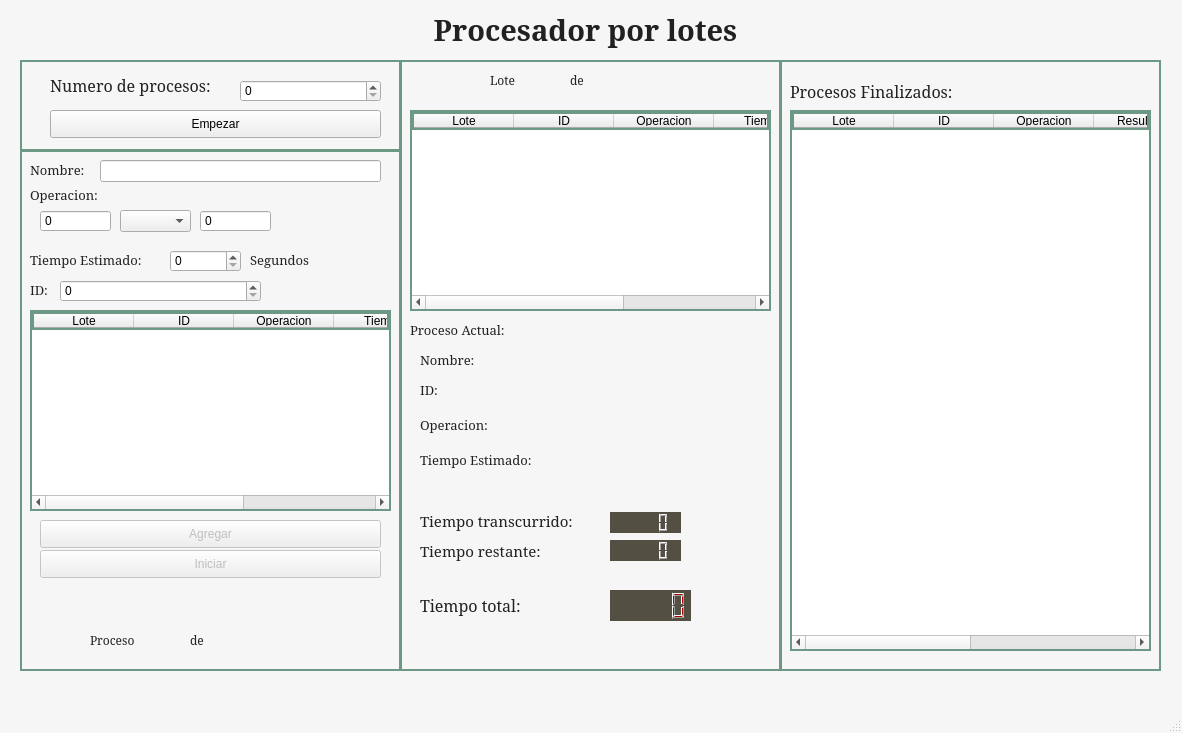
<?xml version="1.0" encoding="UTF-8"?>
<ui version="4.0">
 <class>MainWindow</class>
 <widget class="QMainWindow" name="MainWindow">
  <property name="geometry">
   <rect>
    <x>0</x>
    <y>0</y>
    <width>1182</width>
    <height>733</height>
   </rect>
  </property>
  <property name="minimumSize">
   <size>
    <width>1182</width>
    <height>733</height>
   </size>
  </property>
  <property name="maximumSize">
   <size>
    <width>1182</width>
    <height>733</height>
   </size>
  </property>
  <property name="windowTitle">
   <string>Simular el Procesamiento por Lotes</string>
  </property>
  <property name="windowIcon">
   <iconset>
    <normaloff>../assets/icon/batch.png</normaloff>../assets/icon/batch.png</iconset>
  </property>
  <property name="styleSheet">
   <string notr="true">QMainWindow
{
    background-color: #F6F6F6;
}
QFrame
{
	border: 2px solid #6D9886;
}
QLabel
{
	color: #212121;
	border: 0px;
	font-family: constantia;
}
QLCDNumber
{
	border: 0px;
	color: rgb(170, 0, 0);
}</string>
  </property>
  <widget class="QWidget" name="centralwidget">
   <widget class="QLabel" name="Titulo">
    <property name="geometry">
     <rect>
      <x>200</x>
      <y>10</y>
      <width>771</width>
      <height>41</height>
     </rect>
    </property>
    <property name="font">
     <font>
      <family>constantia</family>
      <pointsize>18</pointsize>
      <weight>75</weight>
      <bold>true</bold>
     </font>
    </property>
    <property name="text">
     <string>&lt;html&gt;&lt;head/&gt;&lt;body&gt;&lt;p align=&quot;center&quot;&gt;&lt;span style=&quot; font-size:22pt;&quot;&gt;Procesador por lotes&lt;/span&gt;&lt;/p&gt;&lt;/body&gt;&lt;/html&gt;</string>
    </property>
   </widget>
   <widget class="QFrame" name="frame">
    <property name="geometry">
     <rect>
      <x>20</x>
      <y>150</y>
      <width>381</width>
      <height>521</height>
     </rect>
    </property>
    <property name="styleSheet">
     <string notr="true"/>
    </property>
    <property name="frameShape">
     <enum>QFrame::StyledPanel</enum>
    </property>
    <property name="frameShadow">
     <enum>QFrame::Raised</enum>
    </property>
    <widget class="QLabel" name="label_2">
     <property name="geometry">
      <rect>
       <x>10</x>
       <y>10</y>
       <width>71</width>
       <height>21</height>
      </rect>
     </property>
     <property name="text">
      <string>&lt;html&gt;&lt;head/&gt;&lt;body&gt;&lt;p&gt;&lt;span style=&quot; font-size:10pt;&quot;&gt;Nombre:&lt;/span&gt;&lt;/p&gt;&lt;/body&gt;&lt;/html&gt;</string>
     </property>
    </widget>
    <widget class="QLabel" name="label">
     <property name="geometry">
      <rect>
       <x>10</x>
       <y>30</y>
       <width>91</width>
       <height>31</height>
      </rect>
     </property>
     <property name="text">
      <string>&lt;html&gt;&lt;head/&gt;&lt;body&gt;&lt;p&gt;&lt;span style=&quot; font-size:10pt;&quot;&gt;Operacion:&lt;/span&gt;&lt;/p&gt;&lt;/body&gt;&lt;/html&gt;</string>
     </property>
    </widget>
    <widget class="QLabel" name="label_3">
     <property name="geometry">
      <rect>
       <x>10</x>
       <y>100</y>
       <width>141</width>
       <height>21</height>
      </rect>
     </property>
     <property name="text">
      <string>&lt;html&gt;&lt;head/&gt;&lt;body&gt;&lt;p&gt;&lt;span style=&quot; font-size:10pt;&quot;&gt;Tiempo Estimado: &lt;/span&gt;&lt;/p&gt;&lt;/body&gt;&lt;/html&gt;</string>
     </property>
    </widget>
    <widget class="QLabel" name="label_5">
     <property name="geometry">
      <rect>
       <x>10</x>
       <y>130</y>
       <width>31</width>
       <height>21</height>
      </rect>
     </property>
     <property name="text">
      <string>&lt;html&gt;&lt;head/&gt;&lt;body&gt;&lt;p&gt;&lt;span style=&quot; font-size:10pt;&quot;&gt;ID:&lt;/span&gt;&lt;/p&gt;&lt;/body&gt;&lt;/html&gt;</string>
     </property>
    </widget>
    <widget class="QLabel" name="Error">
     <property name="geometry">
      <rect>
       <x>20</x>
       <y>439</y>
       <width>331</width>
       <height>21</height>
      </rect>
     </property>
     <property name="font">
      <font>
       <family>constantia</family>
       <pointsize>11</pointsize>
      </font>
     </property>
     <property name="text">
      <string>&lt;html&gt;&lt;head/&gt;&lt;body&gt;&lt;p align=&quot;center&quot;&gt;&lt;span style=&quot; font-size:10pt; color:#aa0000;&quot;&gt;&lt;/span&gt;&lt;/p&gt;&lt;/body&gt;&lt;/html&gt;</string>
     </property>
     <property name="alignment">
      <set>Qt::AlignCenter</set>
     </property>
    </widget>
    <widget class="QLabel" name="proceso_Actual">
     <property name="geometry">
      <rect>
       <x>130</x>
       <y>480</y>
       <width>31</width>
       <height>20</height>
      </rect>
     </property>
     <property name="font">
      <font>
       <family>constantia</family>
       <pointsize>9</pointsize>
      </font>
     </property>
     <property name="text">
      <string>&lt;html&gt;&lt;head/&gt;&lt;body&gt;&lt;p&gt;&lt;span style=&quot; font-size:9pt;&quot;&gt;&lt;/span&gt;&lt;/p&gt;&lt;/body&gt;&lt;/html&gt;</string>
     </property>
     <property name="alignment">
      <set>Qt::AlignRight|Qt::AlignTrailing|Qt::AlignVCenter</set>
     </property>
    </widget>
    <widget class="QLabel" name="procesos_Totales">
     <property name="geometry">
      <rect>
       <x>190</x>
       <y>480</y>
       <width>31</width>
       <height>21</height>
      </rect>
     </property>
     <property name="font">
      <font>
       <family>constantia</family>
       <pointsize>9</pointsize>
      </font>
     </property>
     <property name="text">
      <string>&lt;html&gt;&lt;head/&gt;&lt;body&gt;&lt;p&gt;&lt;span style=&quot; font-size:9pt;&quot;&gt;&lt;/span&gt;&lt;/p&gt;&lt;/body&gt;&lt;/html&gt;</string>
     </property>
    </widget>
    <widget class="QLabel" name="label_6">
     <property name="geometry">
      <rect>
       <x>170</x>
       <y>480</y>
       <width>21</width>
       <height>21</height>
      </rect>
     </property>
     <property name="text">
      <string>&lt;html&gt;&lt;head/&gt;&lt;body&gt;&lt;p&gt;&lt;span style=&quot; font-size:9pt;&quot;&gt;de&lt;/span&gt;&lt;/p&gt;&lt;/body&gt;&lt;/html&gt;</string>
     </property>
    </widget>
    <widget class="QSpinBox" name="Tiempo_spinBox">
     <property name="geometry">
      <rect>
       <x>150</x>
       <y>100</y>
       <width>71</width>
       <height>22</height>
      </rect>
     </property>
    </widget>
    <widget class="QLabel" name="label_7">
     <property name="geometry">
      <rect>
       <x>230</x>
       <y>100</y>
       <width>81</width>
       <height>21</height>
      </rect>
     </property>
     <property name="text">
      <string>&lt;html&gt;&lt;head/&gt;&lt;body&gt;&lt;p&gt;&lt;span style=&quot; font-size:10pt;&quot;&gt;Segundos &lt;/span&gt;&lt;/p&gt;&lt;/body&gt;&lt;/html&gt;</string>
     </property>
    </widget>
    <widget class="QTableWidget" name="captura_tableWidget">
     <property name="geometry">
      <rect>
       <x>10</x>
       <y>160</y>
       <width>361</width>
       <height>201</height>
      </rect>
     </property>
     <column>
      <property name="text">
       <string>Lote</string>
      </property>
     </column>
     <column>
      <property name="text">
       <string>ID</string>
      </property>
     </column>
     <column>
      <property name="text">
       <string>Operacion</string>
      </property>
     </column>
     <column>
      <property name="text">
       <string>Tiempo</string>
      </property>
     </column>
     <column>
      <property name="text">
       <string>Nombre</string>
      </property>
     </column>
    </widget>
    <widget class="QSpinBox" name="Id_spinBox">
     <property name="geometry">
      <rect>
       <x>40</x>
       <y>130</y>
       <width>201</width>
       <height>22</height>
      </rect>
     </property>
     <property name="maximum">
      <number>10000</number>
     </property>
    </widget>
    <widget class="QSpinBox" name="N_1_spinBox">
     <property name="geometry">
      <rect>
       <x>20</x>
       <y>60</y>
       <width>71</width>
       <height>22</height>
      </rect>
     </property>
     <property name="wrapping">
      <bool>false</bool>
     </property>
     <property name="buttonSymbols">
      <enum>QAbstractSpinBox::NoButtons</enum>
     </property>
     <property name="minimum">
      <number>-10000000</number>
     </property>
     <property name="maximum">
      <number>1000000</number>
     </property>
    </widget>
    <widget class="QComboBox" name="operacion_comboBox">
     <property name="geometry">
      <rect>
       <x>100</x>
       <y>60</y>
       <width>71</width>
       <height>22</height>
      </rect>
     </property>
     <item>
      <property name="text">
       <string/>
      </property>
     </item>
     <item>
      <property name="text">
       <string>+</string>
      </property>
     </item>
     <item>
      <property name="text">
       <string>-</string>
      </property>
     </item>
     <item>
      <property name="text">
       <string>*</string>
      </property>
     </item>
     <item>
      <property name="text">
       <string>/</string>
      </property>
     </item>
     <item>
      <property name="text">
       <string>%</string>
      </property>
     </item>
    </widget>
    <widget class="QSpinBox" name="N_2_spinBox">
     <property name="geometry">
      <rect>
       <x>180</x>
       <y>60</y>
       <width>71</width>
       <height>22</height>
      </rect>
     </property>
     <property name="wrapping">
      <bool>false</bool>
     </property>
     <property name="buttonSymbols">
      <enum>QAbstractSpinBox::NoButtons</enum>
     </property>
     <property name="minimum">
      <number>-100000000</number>
     </property>
     <property name="maximum">
      <number>100000</number>
     </property>
    </widget>
    <widget class="QLineEdit" name="Nombre_lineEdit">
     <property name="geometry">
      <rect>
       <x>80</x>
       <y>10</y>
       <width>281</width>
       <height>22</height>
      </rect>
     </property>
    </widget>
    <widget class="QPushButton" name="agregar_pushButton">
     <property name="enabled">
      <bool>false</bool>
     </property>
     <property name="geometry">
      <rect>
       <x>20</x>
       <y>370</y>
       <width>341</width>
       <height>28</height>
      </rect>
     </property>
     <property name="text">
      <string>Agregar</string>
     </property>
     <property name="checked">
      <bool>false</bool>
     </property>
     <property name="flat">
      <bool>false</bool>
     </property>
    </widget>
    <widget class="QLabel" name="label_9">
     <property name="geometry">
      <rect>
       <x>70</x>
       <y>480</y>
       <width>51</width>
       <height>21</height>
      </rect>
     </property>
     <property name="text">
      <string>&lt;html&gt;&lt;head/&gt;&lt;body&gt;&lt;p&gt;&lt;span style=&quot; font-size:9pt;&quot;&gt;Proceso&lt;/span&gt;&lt;/p&gt;&lt;/body&gt;&lt;/html&gt;</string>
     </property>
    </widget>
    <widget class="QPushButton" name="iniciar_pushButton">
     <property name="enabled">
      <bool>false</bool>
     </property>
     <property name="geometry">
      <rect>
       <x>20</x>
       <y>400</y>
       <width>341</width>
       <height>28</height>
      </rect>
     </property>
     <property name="text">
      <string>Iniciar</string>
     </property>
     <property name="checked">
      <bool>false</bool>
     </property>
     <property name="flat">
      <bool>false</bool>
     </property>
    </widget>
   </widget>
   <widget class="QFrame" name="frame_2">
    <property name="geometry">
     <rect>
      <x>400</x>
      <y>60</y>
      <width>381</width>
      <height>611</height>
     </rect>
    </property>
    <property name="frameShape">
     <enum>QFrame::StyledPanel</enum>
    </property>
    <property name="frameShadow">
     <enum>QFrame::Raised</enum>
    </property>
    <widget class="QLabel" name="lote_Actual">
     <property name="geometry">
      <rect>
       <x>130</x>
       <y>10</y>
       <width>31</width>
       <height>20</height>
      </rect>
     </property>
     <property name="font">
      <font>
       <family>constantia</family>
       <pointsize>9</pointsize>
      </font>
     </property>
     <property name="text">
      <string>&lt;html&gt;&lt;head/&gt;&lt;body&gt;&lt;p&gt;&lt;span style=&quot; font-size:9pt;&quot;&gt;&lt;/span&gt;&lt;/p&gt;&lt;/body&gt;&lt;/html&gt;</string>
     </property>
     <property name="alignment">
      <set>Qt::AlignRight|Qt::AlignTrailing|Qt::AlignVCenter</set>
     </property>
    </widget>
    <widget class="QLabel" name="label_8">
     <property name="geometry">
      <rect>
       <x>170</x>
       <y>10</y>
       <width>21</width>
       <height>21</height>
      </rect>
     </property>
     <property name="text">
      <string>&lt;html&gt;&lt;head/&gt;&lt;body&gt;&lt;p&gt;&lt;span style=&quot; font-size:9pt;&quot;&gt;de&lt;/span&gt;&lt;/p&gt;&lt;/body&gt;&lt;/html&gt;</string>
     </property>
    </widget>
    <widget class="QLabel" name="lote_Total">
     <property name="geometry">
      <rect>
       <x>190</x>
       <y>10</y>
       <width>31</width>
       <height>21</height>
      </rect>
     </property>
     <property name="font">
      <font>
       <family>constantia</family>
       <pointsize>9</pointsize>
      </font>
     </property>
     <property name="text">
      <string>&lt;html&gt;&lt;head/&gt;&lt;body&gt;&lt;p&gt;&lt;span style=&quot; font-size:9pt;&quot;&gt;&lt;/span&gt;&lt;/p&gt;&lt;/body&gt;&lt;/html&gt;</string>
     </property>
    </widget>
    <widget class="QLabel" name="label_10">
     <property name="geometry">
      <rect>
       <x>90</x>
       <y>10</y>
       <width>31</width>
       <height>21</height>
      </rect>
     </property>
     <property name="text">
      <string>&lt;html&gt;&lt;head/&gt;&lt;body&gt;&lt;p&gt;&lt;span style=&quot; font-size:9pt;&quot;&gt;Lote&lt;/span&gt;&lt;/p&gt;&lt;/body&gt;&lt;/html&gt;</string>
     </property>
    </widget>
    <widget class="QTableWidget" name="ejecuccion_tableWidget">
     <property name="geometry">
      <rect>
       <x>10</x>
       <y>50</y>
       <width>361</width>
       <height>201</height>
      </rect>
     </property>
     <column>
      <property name="text">
       <string>Lote</string>
      </property>
     </column>
     <column>
      <property name="text">
       <string>ID</string>
      </property>
     </column>
     <column>
      <property name="text">
       <string>Operacion</string>
      </property>
     </column>
     <column>
      <property name="text">
       <string>Tiempo</string>
      </property>
     </column>
     <column>
      <property name="text">
       <string>Nombre</string>
      </property>
     </column>
    </widget>
    <widget class="QLCDNumber" name="transcurrido_lcdNumber">
     <property name="geometry">
      <rect>
       <x>210</x>
       <y>452</y>
       <width>71</width>
       <height>21</height>
      </rect>
     </property>
     <property name="autoFillBackground">
      <bool>false</bool>
     </property>
     <property name="styleSheet">
      <string notr="true">background-color: rgb(83, 79, 67);</string>
     </property>
     <property name="frameShape">
      <enum>QFrame::Box</enum>
     </property>
     <property name="intValue" stdset="0">
      <number>0</number>
     </property>
    </widget>
    <widget class="QLabel" name="label_11">
     <property name="geometry">
      <rect>
       <x>10</x>
       <y>260</y>
       <width>131</width>
       <height>21</height>
      </rect>
     </property>
     <property name="text">
      <string>&lt;html&gt;&lt;head/&gt;&lt;body&gt;&lt;p&gt;&lt;span style=&quot; font-size:10pt;&quot;&gt;Proceso Actual:&lt;/span&gt;&lt;/p&gt;&lt;/body&gt;&lt;/html&gt;</string>
     </property>
    </widget>
    <widget class="QLabel" name="label_12">
     <property name="geometry">
      <rect>
       <x>20</x>
       <y>290</y>
       <width>71</width>
       <height>21</height>
      </rect>
     </property>
     <property name="text">
      <string>&lt;html&gt;&lt;head/&gt;&lt;body&gt;&lt;p&gt;&lt;span style=&quot; font-size:10pt;&quot;&gt;Nombre:&lt;/span&gt;&lt;/p&gt;&lt;/body&gt;&lt;/html&gt;</string>
     </property>
    </widget>
    <widget class="QLabel" name="label_13">
     <property name="geometry">
      <rect>
       <x>20</x>
       <y>350</y>
       <width>91</width>
       <height>31</height>
      </rect>
     </property>
     <property name="text">
      <string>&lt;html&gt;&lt;head/&gt;&lt;body&gt;&lt;p&gt;&lt;span style=&quot; font-size:10pt;&quot;&gt;Operacion:&lt;/span&gt;&lt;/p&gt;&lt;/body&gt;&lt;/html&gt;</string>
     </property>
    </widget>
    <widget class="QLabel" name="label_14">
     <property name="geometry">
      <rect>
       <x>20</x>
       <y>390</y>
       <width>141</width>
       <height>21</height>
      </rect>
     </property>
     <property name="text">
      <string>&lt;html&gt;&lt;head/&gt;&lt;body&gt;&lt;p&gt;&lt;span style=&quot; font-size:10pt;&quot;&gt;Tiempo Estimado: &lt;/span&gt;&lt;/p&gt;&lt;/body&gt;&lt;/html&gt;</string>
     </property>
    </widget>
    <widget class="QLabel" name="label_15">
     <property name="geometry">
      <rect>
       <x>20</x>
       <y>320</y>
       <width>31</width>
       <height>21</height>
      </rect>
     </property>
     <property name="text">
      <string>&lt;html&gt;&lt;head/&gt;&lt;body&gt;&lt;p&gt;&lt;span style=&quot; font-size:10pt;&quot;&gt;ID:&lt;/span&gt;&lt;/p&gt;&lt;/body&gt;&lt;/html&gt;</string>
     </property>
    </widget>
    <widget class="QLabel" name="label_16">
     <property name="geometry">
      <rect>
       <x>20</x>
       <y>450</y>
       <width>191</width>
       <height>21</height>
      </rect>
     </property>
     <property name="text">
      <string>&lt;html&gt;&lt;head/&gt;&lt;body&gt;&lt;p&gt;&lt;span style=&quot; font-size:11pt;&quot;&gt;Tiempo transcurrido: &lt;/span&gt;&lt;/p&gt;&lt;/body&gt;&lt;/html&gt;</string>
     </property>
    </widget>
    <widget class="QLabel" name="label_17">
     <property name="geometry">
      <rect>
       <x>20</x>
       <y>480</y>
       <width>191</width>
       <height>21</height>
      </rect>
     </property>
     <property name="text">
      <string>&lt;html&gt;&lt;head/&gt;&lt;body&gt;&lt;p&gt;&lt;span style=&quot; font-size:11pt;&quot;&gt;Tiempo restante: &lt;/span&gt;&lt;/p&gt;&lt;/body&gt;&lt;/html&gt;</string>
     </property>
    </widget>
    <widget class="QLCDNumber" name="restante_lcdNumber">
     <property name="geometry">
      <rect>
       <x>210</x>
       <y>480</y>
       <width>71</width>
       <height>21</height>
      </rect>
     </property>
     <property name="autoFillBackground">
      <bool>false</bool>
     </property>
     <property name="styleSheet">
      <string notr="true">background-color: rgb(83, 79, 67);</string>
     </property>
     <property name="frameShape">
      <enum>QFrame::Box</enum>
     </property>
     <property name="intValue" stdset="0">
      <number>0</number>
     </property>
    </widget>
    <widget class="QLabel" name="label_18">
     <property name="geometry">
      <rect>
       <x>20</x>
       <y>530</y>
       <width>191</width>
       <height>31</height>
      </rect>
     </property>
     <property name="text">
      <string>&lt;html&gt;&lt;head/&gt;&lt;body&gt;&lt;p&gt;&lt;span style=&quot; font-size:12pt;&quot;&gt;Tiempo total: &lt;/span&gt;&lt;/p&gt;&lt;/body&gt;&lt;/html&gt;</string>
     </property>
    </widget>
    <widget class="QLCDNumber" name="total_lcdNumber">
     <property name="geometry">
      <rect>
       <x>210</x>
       <y>530</y>
       <width>81</width>
       <height>31</height>
      </rect>
     </property>
     <property name="autoFillBackground">
      <bool>false</bool>
     </property>
     <property name="styleSheet">
      <string notr="true">background-color: rgb(83, 79, 67);</string>
     </property>
     <property name="frameShape">
      <enum>QFrame::Box</enum>
     </property>
     <property name="intValue" stdset="0">
      <number>0</number>
     </property>
    </widget>
    <widget class="QLabel" name="Nombre_label">
     <property name="geometry">
      <rect>
       <x>120</x>
       <y>290</y>
       <width>221</width>
       <height>21</height>
      </rect>
     </property>
     <property name="font">
      <font>
       <family>constantia</family>
       <pointsize>10</pointsize>
      </font>
     </property>
     <property name="text">
      <string>&lt;html&gt;&lt;head/&gt;&lt;body&gt;&lt;p&gt;&lt;br/&gt;&lt;/p&gt;&lt;/body&gt;&lt;/html&gt;</string>
     </property>
    </widget>
    <widget class="QLabel" name="Id_label">
     <property name="geometry">
      <rect>
       <x>120</x>
       <y>320</y>
       <width>221</width>
       <height>21</height>
      </rect>
     </property>
     <property name="font">
      <font>
       <family>constantia</family>
       <pointsize>10</pointsize>
      </font>
     </property>
     <property name="text">
      <string>&lt;html&gt;&lt;head/&gt;&lt;body&gt;&lt;p&gt;&lt;br/&gt;&lt;/p&gt;&lt;/body&gt;&lt;/html&gt;</string>
     </property>
    </widget>
    <widget class="QLabel" name="operacion_label">
     <property name="geometry">
      <rect>
       <x>140</x>
       <y>350</y>
       <width>221</width>
       <height>21</height>
      </rect>
     </property>
     <property name="font">
      <font>
       <family>constantia</family>
       <pointsize>10</pointsize>
      </font>
     </property>
     <property name="text">
      <string>&lt;html&gt;&lt;head/&gt;&lt;body&gt;&lt;p&gt;&lt;br/&gt;&lt;/p&gt;&lt;/body&gt;&lt;/html&gt;</string>
     </property>
    </widget>
    <widget class="QLabel" name="tiempo_label">
     <property name="geometry">
      <rect>
       <x>170</x>
       <y>390</y>
       <width>191</width>
       <height>21</height>
      </rect>
     </property>
     <property name="font">
      <font>
       <family>constantia</family>
       <pointsize>10</pointsize>
      </font>
     </property>
     <property name="text">
      <string>&lt;html&gt;&lt;head/&gt;&lt;body&gt;&lt;p&gt;&lt;br/&gt;&lt;/p&gt;&lt;/body&gt;&lt;/html&gt;</string>
     </property>
    </widget>
   </widget>
   <widget class="QFrame" name="frame_3">
    <property name="geometry">
     <rect>
      <x>780</x>
      <y>60</y>
      <width>381</width>
      <height>611</height>
     </rect>
    </property>
    <property name="frameShape">
     <enum>QFrame::StyledPanel</enum>
    </property>
    <property name="frameShadow">
     <enum>QFrame::Raised</enum>
    </property>
    <widget class="QTableWidget" name="finalizados_tableWidget">
     <property name="geometry">
      <rect>
       <x>10</x>
       <y>50</y>
       <width>361</width>
       <height>541</height>
      </rect>
     </property>
     <column>
      <property name="text">
       <string>Lote</string>
      </property>
     </column>
     <column>
      <property name="text">
       <string>ID</string>
      </property>
     </column>
     <column>
      <property name="text">
       <string>Operacion</string>
      </property>
     </column>
     <column>
      <property name="text">
       <string>Resultado</string>
      </property>
     </column>
     <column>
      <property name="text">
       <string>Tiempo</string>
      </property>
     </column>
     <column>
      <property name="text">
       <string>Nombre</string>
      </property>
     </column>
    </widget>
    <widget class="QLabel" name="label_23">
     <property name="geometry">
      <rect>
       <x>10</x>
       <y>20</y>
       <width>201</width>
       <height>21</height>
      </rect>
     </property>
     <property name="text">
      <string>&lt;html&gt;&lt;head/&gt;&lt;body&gt;&lt;p&gt;&lt;span style=&quot; font-size:12pt;&quot;&gt;Procesos Finalizados:&lt;/span&gt;&lt;/p&gt;&lt;/body&gt;&lt;/html&gt;</string>
     </property>
    </widget>
   </widget>
   <widget class="QFrame" name="frame_4">
    <property name="geometry">
     <rect>
      <x>20</x>
      <y>60</y>
      <width>381</width>
      <height>91</height>
     </rect>
    </property>
    <property name="frameShape">
     <enum>QFrame::StyledPanel</enum>
    </property>
    <property name="frameShadow">
     <enum>QFrame::Raised</enum>
    </property>
    <widget class="QLabel" name="label_4">
     <property name="geometry">
      <rect>
       <x>30</x>
       <y>10</y>
       <width>191</width>
       <height>31</height>
      </rect>
     </property>
     <property name="text">
      <string>&lt;html&gt;&lt;head/&gt;&lt;body&gt;&lt;p&gt;&lt;span style=&quot; font-size:12pt;&quot;&gt;Numero de procesos:&lt;/span&gt;&lt;/p&gt;&lt;/body&gt;&lt;/html&gt;</string>
     </property>
    </widget>
    <widget class="QSpinBox" name="N_Procesos">
     <property name="geometry">
      <rect>
       <x>220</x>
       <y>20</y>
       <width>141</width>
       <height>22</height>
      </rect>
     </property>
     <property name="wrapping">
      <bool>false</bool>
     </property>
     <property name="maximum">
      <number>1000000</number>
     </property>
    </widget>
    <widget class="QPushButton" name="Empezar_pushButton">
     <property name="geometry">
      <rect>
       <x>30</x>
       <y>50</y>
       <width>331</width>
       <height>28</height>
      </rect>
     </property>
     <property name="text">
      <string>Empezar</string>
     </property>
    </widget>
   </widget>
  </widget>
  <widget class="QMenuBar" name="menubar">
   <property name="geometry">
    <rect>
     <x>0</x>
     <y>0</y>
     <width>1182</width>
     <height>26</height>
    </rect>
   </property>
  </widget>
  <widget class="QStatusBar" name="statusbar"/>
 </widget>
 <resources/>
 <connections/>
</ui>
